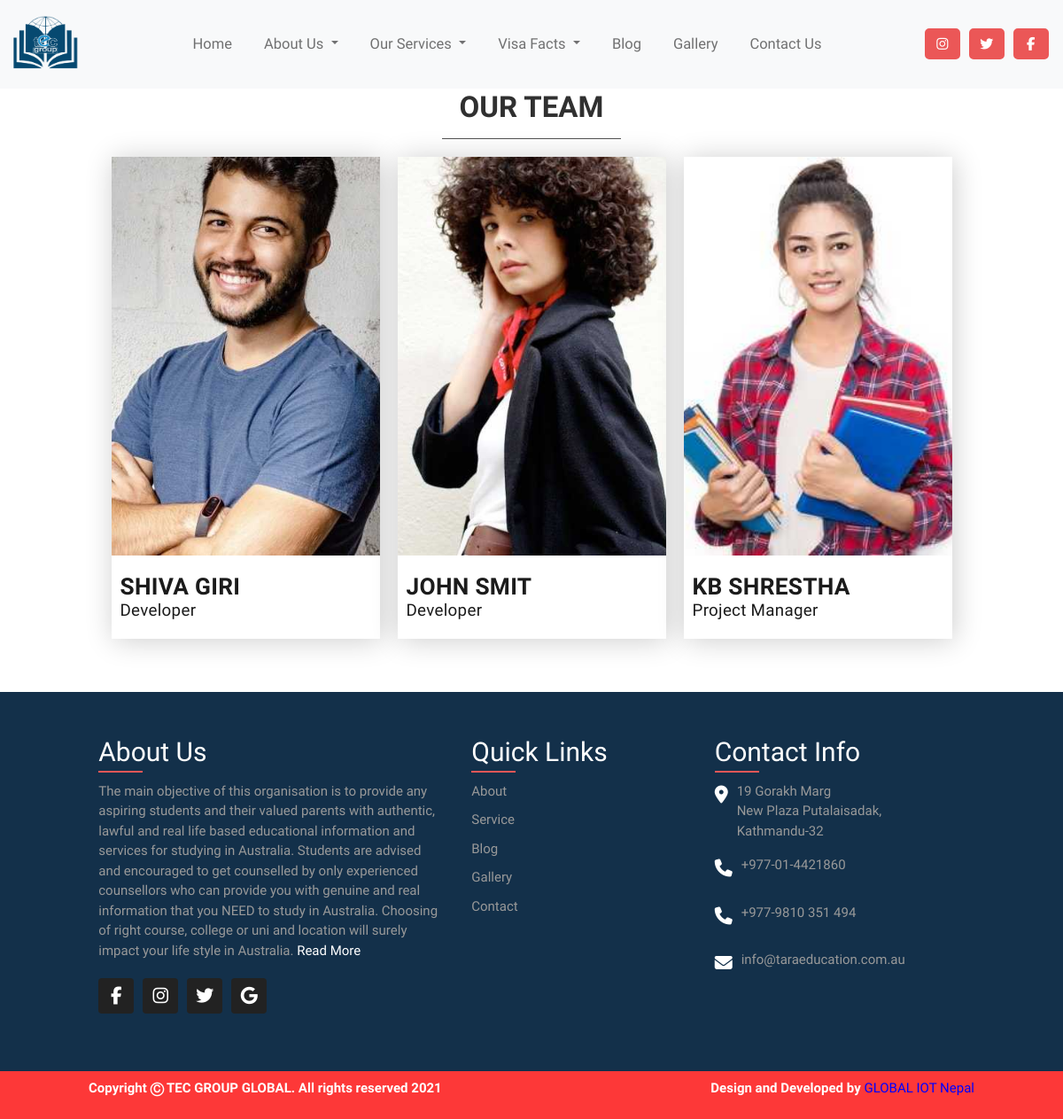
Screenshot of /meet-our-team/ with the database file from the repository.
### meetteam/models.py (models this page shows, shortened)
class AboutTeam(models.Model):
    profile_photo = models.ImageField(upload_to='photos/%Y/%m/%d')
    hover_profile_photo = models.ImageField(upload_to='photos/%Y/%m/%d')
    name = models.CharField(max_length=200)
    job_title = models.CharField(max_length=200)
    job_descriptions = models.TextField(blank=False)
    is_published = models.BooleanField(default=True)

### meetteam/views.py (the view)
# urls.py: path('', views.meetourteam, name='meetteam'),
def meetourteam(request):
    aboutteam = AboutTeam.objects.all()
    context = {
        'aboutteam': aboutteam,
    }
    return render(request, 'pages/meetourteam.html', context)

### pages/context_processors.py (called while the page is built)
def message_context_processor(request):
    message = Message.objects.all()
    visas = VisaDetail.objects.all()
    service = Service.objects.all()
    context = {
        "message": message,
        "visas": visas,
        "service": service
    }
    return context

### templates/pages/meetourteam.html (shortened to what this page needs)
{% extends 'base.html' %}
{% load static %}
{% block css %}
<link rel="stylesheet" href="{% static 'css/ourteam.css' %}">
{% endblock %}
{% block content %}
 <section id="team">
    <strong class="team-heading">Our Team</strong>
    <div class="team-box-container">
        {% for aboutTeam in aboutteam %}
        <div class="member-box member-{{forloop.counter}}">
            <div class="member-img">
                <img src="{{aboutTeam.profile_photo.url}}">
            </div>
            <div class="member-name">
                <h3>{{aboutTeam.name}}</h3>
                <h5>{{aboutTeam.job_title}}</h5>
            </div>
        </div>
        {% endfor %}
    </div>
</section>
{% endblock %}

### AU/static/css/navFooter.css (style rules this page uses)
html, body { font-family: "Raleway"; font-size: 15px; line-height: 1.5; box-sizing: border-box; margin: 0; left: 0; top: 0; }

### AU/static/css/ourteam.css (style rules this page uses)
#team { display: flex; flex-direction: column; justify-content: center; align-items: center; width: 100%; padding: 20px; margin-top: 45px; }
.team-heading { font-size: 2.2rem; padding: 10px 20px; margin: 20px; color: #303030; text-transform: uppercase; font-weight: 800; border-top: 1px solid #535353; border-bottom: 1px solid #535353; text-align: center; }
.member-box { box-shadow: 2px 2px 30px rgba(0, 0, 0, 0.2); background-color: #ffffff; position: relative; cursor: pointer; }
.member-img { width: 362px; height: 542px; position: relative; }
.member-img img { width: 100%; height: 100%; object-position: center; object-fit: cover; }
.member-name { width: 100%; padding: 20px 10px; background-color: #ffffff; z-index: 2; }
.member-name h3, .member-name h5 { color: #1b1b1b; margin: 0px; letter-spacing: 0.3px; }
.member-name h5 { font-weight: 500; }
.member-name h3 { text-transform: uppercase; font-weight: 800; }
.team-box-container { display: grid; grid-template-columns: 362px 362px 362px; grid-template-rows: auto auto auto; grid-auto-columns: auto; grid-auto-rows: auto; grid-gap: 20px; }
@media (max-width: 1200px) { .team-box-container { grid-template-columns: 303px 303px 303px; } }
@media (max-width: 1200px) { .member-img { width: 303px; height: 450px; } }

### rows the page displays
AboutTeam: profile_photo (picture), name "SHIVA GIRI", job_title "Developer"
AboutTeam: profile_photo (picture), name "JOHN SMIT", job_title "Developer"
AboutTeam: profile_photo (picture), name "KB SHRESTHA", job_title "Project Manager"
